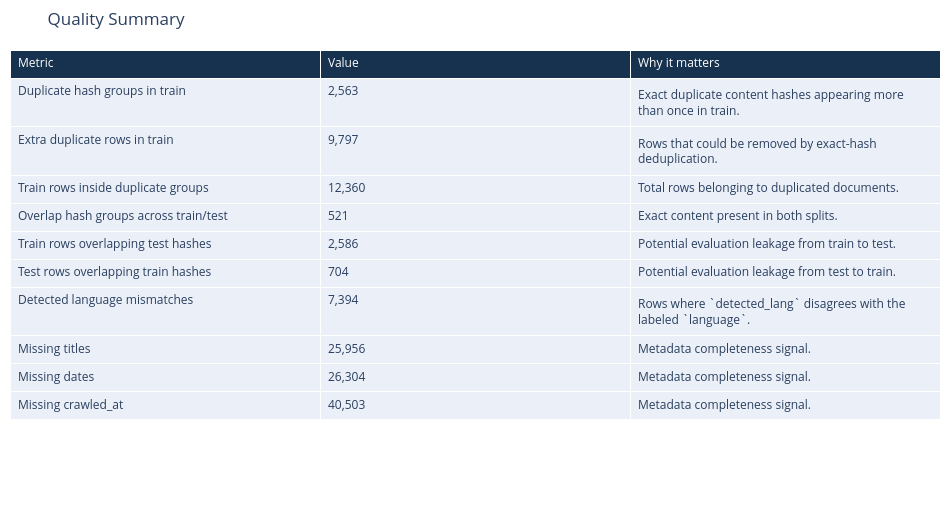
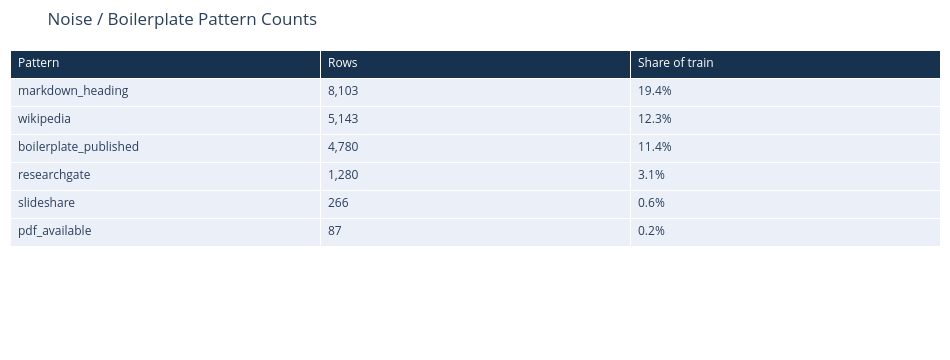

The notebook cell these images were saved under, in order:
### Markdown cell above
## 3. Quality and Risk Checks

This section targets issues that can quietly hurt training quality or make evaluation misleading: duplicates, train/test leakage, language labeling problems, and low-value scraped pages.

### Code cell
quality_rows = [
    ["Duplicate hash groups in train", f"{analysis['train_duplicate_group_count']:,}", "Exact duplicate content hashes appearing more than once in train."],
    ["Extra duplicate rows in train", f"{analysis['duplicate_extra_rows']:,}", "Rows that could be removed by exact-hash deduplication."],
    ["Train rows inside duplicate groups", f"{analysis['train_rows_in_duplicate_groups']:,}", "Total rows belonging to duplicated documents."],
    ["Overlap hash groups across train/test", f"{analysis['overlap_hash_count']:,}", "Exact content present in both splits."],
    ["Train rows overlapping test hashes", f"{analysis['train_overlap_rows']:,}", "Potential evaluation leakage from train to test."],
    ["Test rows overlapping train hashes", f"{analysis['test_overlap_rows']:,}", "Potential evaluation leakage from test to train."],
    ["Detected language mismatches", f"{analysis['detected_lang_counts']['mismatch']:,}", "Rows where `detected_lang` disagrees with the labeled `language`."],
    ["Missing titles", f"{analysis['missing_counts']['title']:,}", "Metadata completeness signal."],
    ["Missing dates", f"{analysis['missing_counts']['date']:,}", "Metadata completeness signal."],
    ["Missing crawled_at", f"{analysis['missing_counts']['crawled_at']:,}", "Metadata completeness signal."],
]

display(table_figure("Quality Summary", ["Metric", "Value", "Why it matters"], quality_rows, height=520))

noise_rows = []
for name, count in analysis["pattern_counts"].most_common():
    noise_rows.append([name, f"{count:,}", f"{pct(count, analysis['train_rows']):.1f}%"])

display(table_figure("Noise / Boilerplate Pattern Counts", ["Pattern", "Rows", "Share of train"], noise_rows, height=360))

### Figure 1 — Plotly figure (JSON) as saved in the notebook; plotly's stock layout.template omitted (floating-point values rounded to 4 significant figures)
{"data": [{"cells": {"align": "left", "height": 28, "values": [["Duplicate hash groups in train", "Extra duplicate rows in train", "Train rows inside duplicate groups", "Overlap hash groups across train/test", "Train rows overlapping test hashes", "Test rows overlapping train hashes", "Detected language mismatches", "Missing titles", "Missing dates", "Missing crawled_at"], ["2,563", "9,797", "12,360", "521", "2,586", "704", "7,394", "25,956", "26,304", "40,503"], ["Exact duplicate content hashes appearing more than once in train.", "Rows that could be removed by exact-hash deduplication.", "Total rows belonging to duplicated documents.", "Exact content present in both splits.", "Potential evaluation leakage from train to test.", "Potential evaluation leakage from test to train.", "Rows where `detected_lang` disagrees with the labeled `language`.", "Metadata completeness signal.", "Metadata completeness signal.", "Metadata completeness signal."]]}, "header": {"align": "left", "fill": {"color": "#16324f"}, "font": {"color": "white", "size": 12}, "values": ["Metric", "Value", "Why it matters"]}, "type": "table"}], "layout": {"height": 520, "margin": {"b": 10, "l": 10, "r": 10, "t": 50}, "title": {"text": "Quality Summary"}, "width": 950}}

### Figure 2 — Plotly figure (JSON) as saved in the notebook; plotly's stock layout.template omitted (floating-point values rounded to 4 significant figures)
{"data": [{"cells": {"align": "left", "height": 28, "values": [["markdown_heading", "wikipedia", "boilerplate_published", "researchgate", "slideshare", "pdf_available"], ["8,103", "5,143", "4,780", "1,280", "266", "87"], ["19.4%", "12.3%", "11.4%", "3.1%", "0.6%", "0.2%"]]}, "header": {"align": "left", "fill": {"color": "#16324f"}, "font": {"color": "white", "size": 12}, "values": ["Pattern", "Rows", "Share of train"]}, "type": "table"}], "layout": {"height": 360, "margin": {"b": 10, "l": 10, "r": 10, "t": 50}, "title": {"text": "Noise / Boilerplate Pattern Counts"}, "width": 950}}
